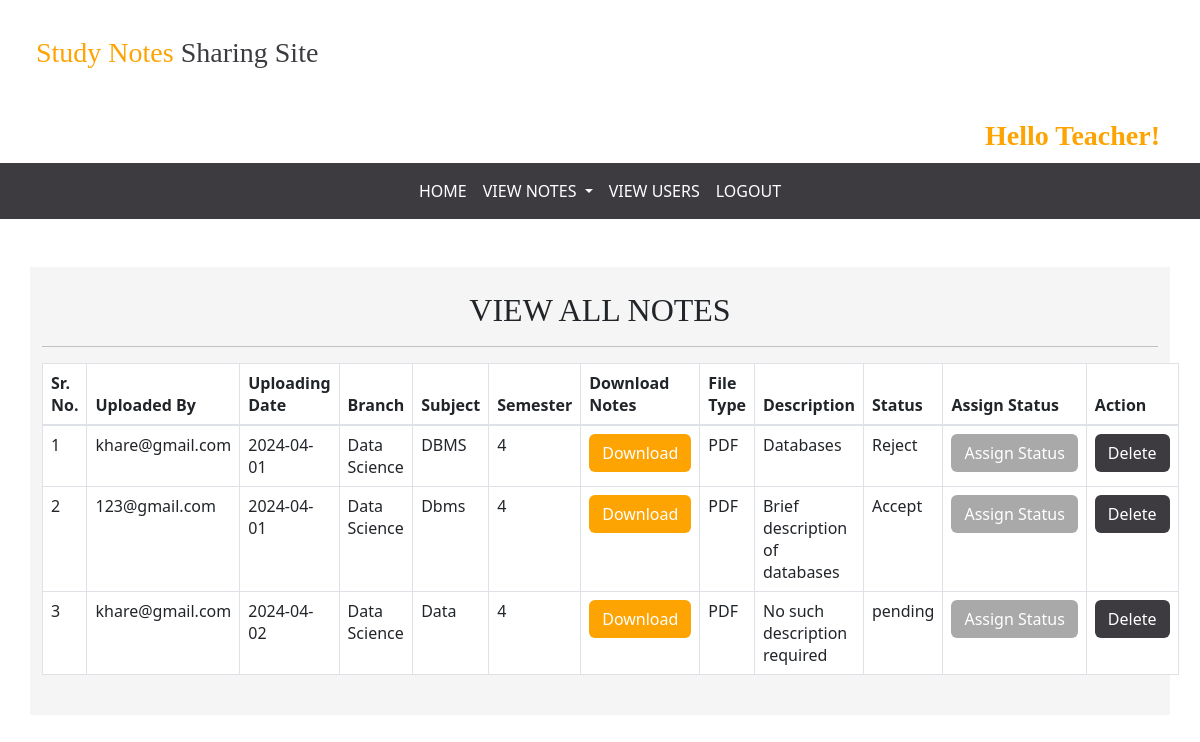
Screenshot of /all_notes (signed in) with the database file from the repository.
### notes/models.py (models this page shows, shortened)
class Notes(models.Model):
    user = models.ForeignKey(User, on_delete=models.CASCADE)
    uploadingdate = models.CharField(max_length=30)
    branch = models.CharField(max_length=30)
    semester = models.CharField(max_length=30)
    subject = models.CharField(max_length=30)
    notesfile = models.FileField(null=True)
    filetype = models.CharField(max_length=30)
    description = models.CharField(max_length=200, null=True)
    status = models.CharField(max_length=15)

### notes/views.py (the view)
# urls.py: path('all_notes',all_notes,name='all_notes'),
def all_notes(request):
    if not request.user.is_authenticated:
        return redirect('login_admin')
    notes = Notes.objects.all()
    d= {'notes': notes}
    return render(request, 'all_notes.html', d)

### notes/templates/all_notes.html (shortened to what this page needs)
{% extends 'admin_nav.html' %}
{% load static %}
{% block body %}
<link rel="stylesheet" href=" https://cdnjs.cloudflare.com/ajax/libs/twitter-bootstrap/5.3.0/css/bootstrap.min.css">
<link rel="stylesheet" href="https://cdn.datatables.net/2.0.2/css/dataTables.bootstrap5.css">
<div class="container-fluid mt-5" style="background-color : whitesmoke ;width: 95%;" >
    <br>
    <H2 class="text-center" style="font-family:'poppins'"  >VIEW ALL NOTES</H2>
<hr>
    <table class="table table-bordered" id="example">
        <thead>
        <tr>
            <th>Sr. No.</th>
            <th>Uploaded By</th>
            <th>Uploading Date</th>
            <th>Branch</th>
            <th>Subject</th>
            <th>Semester</th>
            <th>Download Notes</th>
            <th>File Type</th>
            <th>Description</th>
            <th>Status</th>
            <th>Assign Status</th>
            <th>Action</th>
        </tr>
 </thead>
        <tbody>
        {% for i in notes%}
        <tr>
            <td>{{forloop.counter}}</td>
            <td>{{i.user.username}}</td>
            <td>{{i.uploadingdate}}</td>
            <td>{{i.branch}}</td>
            <td>{{i.subject}}</td>
            <td>{{i.semester}}</td>
            <td><a href="{{i.notesfile.url}}"class="btn text-white" style="background-color:FDA403" download>Download</a></td>
            <td>{{i.filetype}}</td>
            <td>{{i.description}}</td>
            <td>{{i.status}}</td>
            <td><a href="{% url 'assign_status' i.id %}"class="btn text-white" style="background-color:A9A9A9">Assign&nbsp;Status</a></td>
            <td><a href="{% url 'delete_notes' i.id %}"class="btn text-white" style="background-color:3D3B40"  onclick="return confirm('Are you sure...?')">Delete</a></td>
        </tr>
        {% endfor %}
       </tbody>
    </table>
<br>
</div>
{% endblock %}

### rows the page displays
Notes: user.username "khare@gmail.com", uploadingdate "2024-04-01", branch "Data Science", subject "DBMS", semester "4", filetype "PDF", description "Databases", status "Reject"
Notes: user.username "123@gmail.com", uploadingdate "2024-04-01", branch "Data Science", subject "Dbms", semester "4", filetype "PDF", description "Brief description of databases", status "Accept"
Notes: user.username "khare@gmail.com", uploadingdate "2024-04-02", branch "Data Science", subject "Data", semester "4", filetype "PDF", description "No such description required", status "pending"
